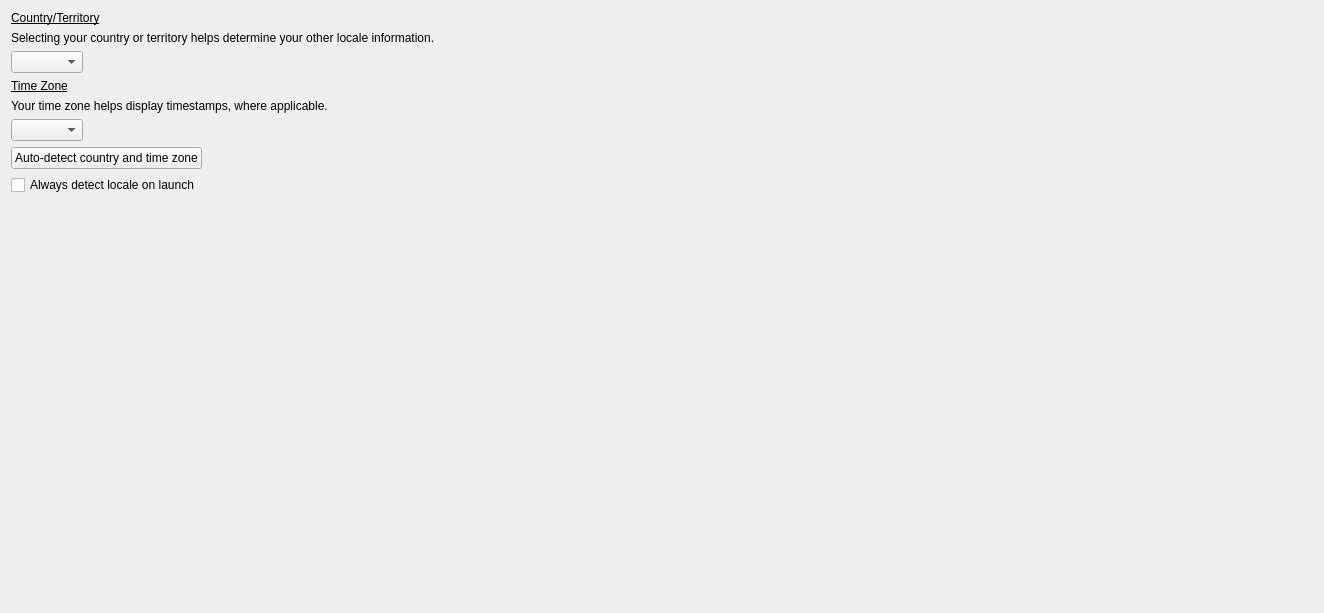
          <widget class="QWidget" name="localeStgs">
           <property name="geometry">
            <rect>
             <x>0</x>
             <y>0</y>
             <width>1324</width>
             <height>613</height>
            </rect>
           </property>
           <attribute name="label">
            <string>Locale</string>
           </attribute>
           <layout class="QGridLayout" name="gridLayout_3">
            <item row="0" column="0">
             <layout class="QVBoxLayout" name="verticalLayout_25">
              <item>
               <layout class="QVBoxLayout" name="verticalLayout_33">
                <property name="bottomMargin">
                 <number>0</number>
                </property>
                <item>
                 <widget class="QLabel" name="label_11">
                  <property name="text">
                   <string>&lt;html&gt;&lt;head/&gt;&lt;body&gt;&lt;p&gt;&lt;span style=&quot; text-decoration: underline;&quot;&gt;Country/Territory&lt;/span&gt;&lt;/p&gt;&lt;/body&gt;&lt;/html&gt;</string>
                  </property>
                 </widget>
                </item>
                <item>
                 <widget class="QLabel" name="label_12">
                  <property name="text">
                   <string>&lt;html&gt;&lt;head/&gt;&lt;body&gt;&lt;p&gt;Selecting your country or territory helps determine your other locale information.&lt;/p&gt;&lt;/body&gt;&lt;/html&gt;</string>
                  </property>
                 </widget>
                </item>
                <item>
                 <layout class="QHBoxLayout" name="horizontalLayout_11">
                  <item>
                   <widget class="QComboBox" name="territorySelector">
                    <property name="sizePolicy">
                     <sizepolicy hsizetype="Fixed" vsizetype="Fixed">
                      <horstretch>0</horstretch>
                      <verstretch>0</verstretch>
                     </sizepolicy>
                    </property>
                   </widget>
                  </item>
                  <item>
                   <spacer name="horizontalSpacer_41">
                    <property name="orientation">
                     <enum>Qt::Horizontal</enum>
                    </property>
                    <property name="sizeType">
                     <enum>QSizePolicy::Expanding</enum>
                    </property>
                    <property name="sizeHint" stdset="0">
                     <size>
                      <width>100</width>
                      <height>20</height>
                     </size>
                    </property>
                   </spacer>
                  </item>
                 </layout>
                </item>
               </layout>
              </item>
              <item>
               <layout class="QVBoxLayout" name="verticalLayout_32">
                <property name="bottomMargin">
                 <number>0</number>
                </property>
                <item>
                 <widget class="QLabel" name="label_9">
                  <property name="text">
                   <string>&lt;html&gt;&lt;head/&gt;&lt;body&gt;&lt;p&gt;&lt;span style=&quot; text-decoration: underline;&quot;&gt;Time Zone&lt;/span&gt;&lt;/p&gt;&lt;/body&gt;&lt;/html&gt;</string>
                  </property>
                 </widget>
                </item>
                <item>
                 <widget class="QLabel" name="label_10">
                  <property name="text">
                   <string>&lt;html&gt;&lt;head/&gt;&lt;body&gt;&lt;p&gt;Your time zone helps display timestamps, where applicable.&lt;/p&gt;&lt;/body&gt;&lt;/html&gt;</string>
                  </property>
                 </widget>
                </item>
                <item>
                 <layout class="QHBoxLayout" name="horizontalLayout_10">
                  <item>
                   <widget class="QComboBox" name="timeZoneSelector">
                    <property name="sizePolicy">
                     <sizepolicy hsizetype="Fixed" vsizetype="Fixed">
                      <horstretch>0</horstretch>
                      <verstretch>0</verstretch>
                     </sizepolicy>
                    </property>
                   </widget>
                  </item>
                  <item>
                   <spacer name="horizontalSpacer_40">
                    <property name="orientation">
                     <enum>Qt::Horizontal</enum>
                    </property>
                    <property name="sizeType">
                     <enum>QSizePolicy::Expanding</enum>
                    </property>
                    <property name="sizeHint" stdset="0">
                     <size>
                      <width>100</width>
                      <height>20</height>
                     </size>
                    </property>
                   </spacer>
                  </item>
                 </layout>
                </item>
               </layout>
              </item>
              <item>
               <layout class="QHBoxLayout" name="horizontalLayout_12">
                <item>
                 <layout class="QVBoxLayout" name="verticalLayout_34">
                  <item>
                   <widget class="QPushButton" name="btn_autoctz">
                    <property name="text">
                     <string>Auto-detect country and time zone</string>
                    </property>
                   </widget>
                  </item>
                  <item>
                   <widget class="QCheckBox" name="alwaysDetect">
                    <property name="text">
                     <string>Always detect locale on launch</string>
                    </property>
                   </widget>
                  </item>
                 </layout>
                </item>
                <item>
                 <spacer name="horizontalSpacer_29">
                  <property name="orientation">
                   <enum>Qt::Horizontal</enum>
                  </property>
                  <property name="sizeHint" stdset="0">
                   <size>
                    <width>40</width>
                    <height>20</height>
                   </size>
                  </property>
                 </spacer>
                </item>
               </layout>
              </item>
              <item>
               <spacer name="verticalSpacer_23">
                <property name="orientation">
                 <enum>Qt::Vertical</enum>
                </property>
                <property name="sizeHint" stdset="0">
                 <size>
                  <width>20</width>
                  <height>40</height>
                 </size>
                </property>
               </spacer>
              </item>
             </layout>
            </item>
           </layout>
          </widget>
